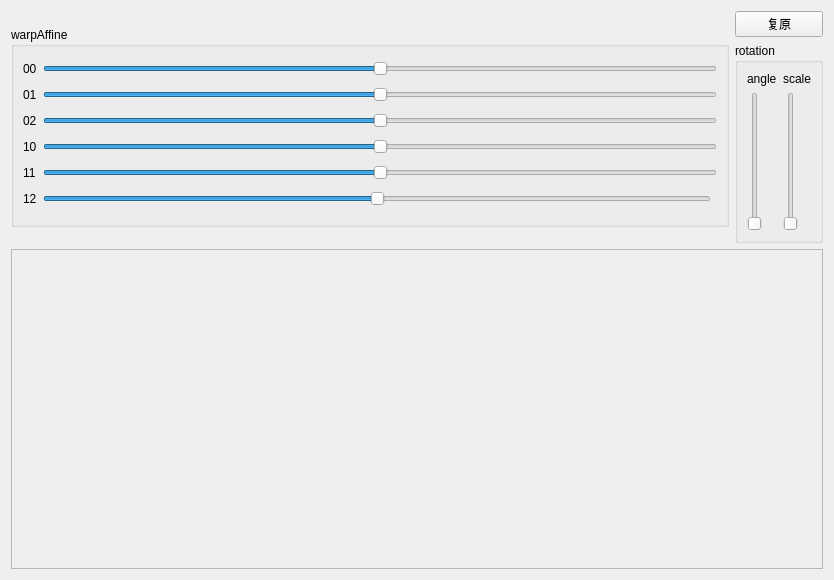
<?xml version="1.0" encoding="UTF-8"?>
<ui version="4.0">
 <class>WarpAffineUI</class>
 <widget class="QWidget" name="WarpAffineUI">
  <property name="geometry">
   <rect>
    <x>0</x>
    <y>0</y>
    <width>834</width>
    <height>580</height>
   </rect>
  </property>
  <property name="windowTitle">
   <string>Form</string>
  </property>
  <layout class="QGridLayout" name="gridLayout_3">
   <item row="0" column="1">
    <widget class="QPushButton" name="pushButton">
     <property name="text">
      <string>复原</string>
     </property>
    </widget>
   </item>
   <item row="4" column="0" colspan="2">
    <widget class="QFrame" name="frame">
     <property name="frameShape">
      <enum>QFrame::StyledPanel</enum>
     </property>
     <property name="frameShadow">
      <enum>QFrame::Raised</enum>
     </property>
    </widget>
   </item>
   <item row="1" column="1">
    <widget class="QGroupBox" name="groupBox_2">
     <property name="maximumSize">
      <size>
       <width>100</width>
       <height>200</height>
      </size>
     </property>
     <property name="title">
      <string>rotation</string>
     </property>
     <layout class="QGridLayout" name="gridLayout">
      <item row="0" column="0">
       <widget class="QLabel" name="label_7">
        <property name="text">
         <string>angle</string>
        </property>
       </widget>
      </item>
      <item row="1" column="0">
       <widget class="QSlider" name="verticalSlider">
        <property name="maximum">
         <number>3600</number>
        </property>
        <property name="orientation">
         <enum>Qt::Vertical</enum>
        </property>
       </widget>
      </item>
      <item row="1" column="1">
       <widget class="QSlider" name="verticalSlider_2">
        <property name="maximum">
         <number>500</number>
        </property>
        <property name="orientation">
         <enum>Qt::Vertical</enum>
        </property>
       </widget>
      </item>
      <item row="0" column="1">
       <widget class="QLabel" name="label_8">
        <property name="text">
         <string>scale</string>
        </property>
       </widget>
      </item>
     </layout>
    </widget>
   </item>
   <item row="0" column="0" rowspan="2">
    <widget class="QGroupBox" name="groupBox">
     <property name="maximumSize">
      <size>
       <width>19999</width>
       <height>200</height>
      </size>
     </property>
     <property name="title">
      <string>warpAffine</string>
     </property>
     <layout class="QGridLayout" name="gridLayout_2">
      <item row="1" column="1" colspan="2">
       <widget class="QSlider" name="horizontalSlider_01">
        <property name="minimum">
         <number>-100</number>
        </property>
        <property name="maximum">
         <number>100</number>
        </property>
        <property name="orientation">
         <enum>Qt::Horizontal</enum>
        </property>
       </widget>
      </item>
      <item row="0" column="0">
       <widget class="QLabel" name="label">
        <property name="text">
         <string>00</string>
        </property>
       </widget>
      </item>
      <item row="3" column="0">
       <widget class="QLabel" name="label_4">
        <property name="text">
         <string>10</string>
        </property>
       </widget>
      </item>
      <item row="2" column="0">
       <widget class="QLabel" name="label_3">
        <property name="text">
         <string>02</string>
        </property>
       </widget>
      </item>
      <item row="5" column="0">
       <widget class="QLabel" name="label_6">
        <property name="text">
         <string>12</string>
        </property>
       </widget>
      </item>
      <item row="4" column="1" colspan="2">
       <widget class="QSlider" name="horizontalSlider_11">
        <property name="minimum">
         <number>-100</number>
        </property>
        <property name="maximum">
         <number>100</number>
        </property>
        <property name="orientation">
         <enum>Qt::Horizontal</enum>
        </property>
       </widget>
      </item>
      <item row="0" column="1" colspan="2">
       <widget class="QSlider" name="horizontalSlider_00">
        <property name="minimum">
         <number>-100</number>
        </property>
        <property name="maximum">
         <number>100</number>
        </property>
        <property name="orientation">
         <enum>Qt::Horizontal</enum>
        </property>
       </widget>
      </item>
      <item row="1" column="0">
       <widget class="QLabel" name="label_2">
        <property name="text">
         <string>01</string>
        </property>
       </widget>
      </item>
      <item row="3" column="1" colspan="2">
       <widget class="QSlider" name="horizontalSlider_10">
        <property name="minimum">
         <number>-100</number>
        </property>
        <property name="maximum">
         <number>100</number>
        </property>
        <property name="orientation">
         <enum>Qt::Horizontal</enum>
        </property>
       </widget>
      </item>
      <item row="4" column="0">
       <widget class="QLabel" name="label_5">
        <property name="text">
         <string>11</string>
        </property>
       </widget>
      </item>
      <item row="2" column="1" colspan="2">
       <widget class="QSlider" name="horizontalSlider_02">
        <property name="minimum">
         <number>-100</number>
        </property>
        <property name="maximum">
         <number>100</number>
        </property>
        <property name="orientation">
         <enum>Qt::Horizontal</enum>
        </property>
       </widget>
      </item>
      <item row="5" column="1">
       <widget class="QSlider" name="horizontalSlider_12">
        <property name="minimum">
         <number>-100</number>
        </property>
        <property name="maximum">
         <number>100</number>
        </property>
        <property name="orientation">
         <enum>Qt::Horizontal</enum>
        </property>
       </widget>
      </item>
     </layout>
    </widget>
   </item>
  </layout>
 </widget>
 <resources/>
 <connections/>
</ui>
